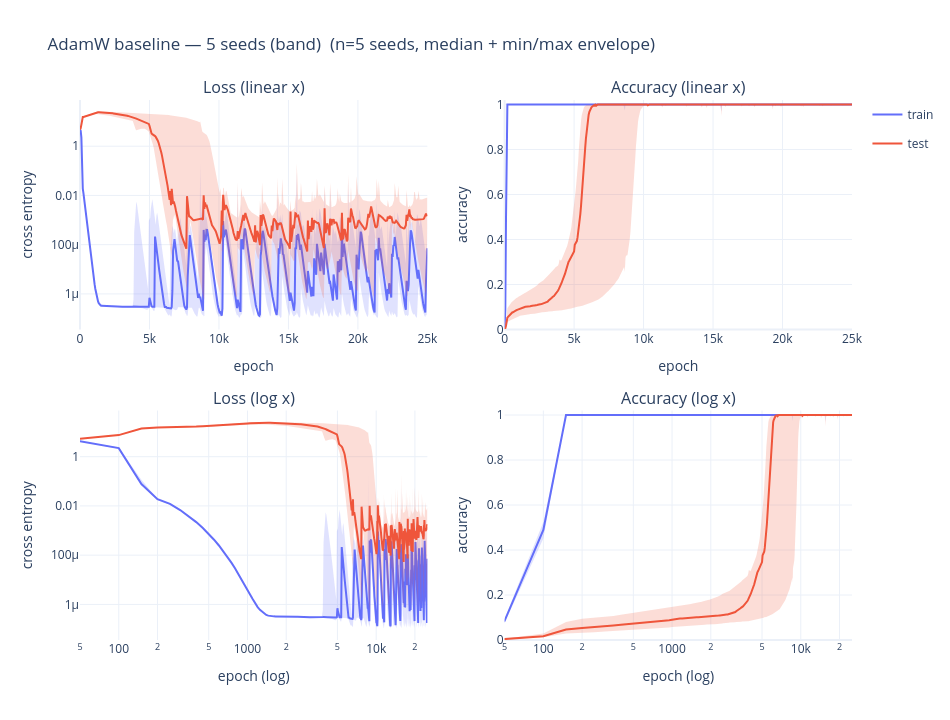

Notebook cell for this chart:
### Code cell
plots.plot_seeds_band(results, title="AdamW baseline — 5 seeds (band)")

### Figure 1 — Plotly figure (JSON) as saved in the notebook; plotly's stock layout.template omitted (floating-point values rounded to 4 significant figures; data arrays with more than 128 entries replaced by an {"elided": "..."} marker saying what was removed)
{"data": [{"fill": "toself", "fillcolor": "rgba(99, 110, 250, 0.2)", "hoverinfo": "skip", "legendgroup": "train", "line": {"width": 0}, "name": "train envelope", "showlegend": false, "type": "scatter", "x": {"elided": "1002 int values"}, "xaxis": "x", "y": {"elided": "1002 float values"}, "yaxis": "y"}, {"legendgroup": "train", "line": {"color": "#636EFA", "width": 2}, "mode": "lines", "name": "train", "showlegend": true, "type": "scatter", "x": {"elided": "501 int values"}, "xaxis": "x", "y": {"elided": "501 float values"}, "yaxis": "y"}, {"fill": "toself", "fillcolor": "rgba(239, 85, 59, 0.2)", "hoverinfo": "skip", "legendgroup": "test", "line": {"width": 0}, "name": "test envelope", "showlegend": false, "type": "scatter", "x": {"elided": "1002 int values"}, "xaxis": "x", "y": {"elided": "1002 float values"}, "yaxis": "y"}, {"legendgroup": "test", "line": {"color": "#EF553B", "width": 2}, "mode": "lines", "name": "test", "showlegend": true, "type": "scatter", "x": {"elided": "501 int values"}, "xaxis": "x", "y": {"elided": "501 float values"}, "yaxis": "y"}, {"fill": "toself", "fillcolor": "rgba(99, 110, 250, 0.2)", "hoverinfo": "skip", "legendgroup": "train", "line": {"width": 0}, "name": "train envelope", "showlegend": false, "type": "scatter", "x": {"elided": "1002 int values"}, "xaxis": "x2", "y": {"elided": "1002 float values"}, "yaxis": "y2"}, {"legendgroup": "train", "line": {"color": "#636EFA", "width": 2}, "mode": "lines", "name": "train", "showlegend": false, "type": "scatter", "x": {"elided": "501 int values"}, "xaxis": "x2", "y": {"elided": "501 float values"}, "yaxis": "y2"}, {"fill": "toself", "fillcolor": "rgba(239, 85, 59, 0.2)", "hoverinfo": "skip", "legendgroup": "test", "line": {"width": 0}, "name": "test envelope", "showlegend": false, "type": "scatter", "x": {"elided": "1002 int values"}, "xaxis": "x2", "y": {"elided": "1002 float values"}, "yaxis": "y2"}, {"legendgroup": "test", "line": {"color": "#EF553B", "width": 2}, "mode": "lines", "name": "test", "showlegend": false, "type": "scatter", "x": {"elided": "501 int values"}, "xaxis": "x2", "y": {"elided": "501 float values"}, "yaxis": "y2"}, {"fill": "toself", "fillcolor": "rgba(99, 110, 250, 0.2)", "hoverinfo": "skip", "legendgroup": "train", "line": {"width": 0}, "name": "train envelope", "showlegend": false, "type": "scatter", "x": {"elided": "1002 int values"}, "xaxis": "x3", "y": {"elided": "1002 float values"}, "yaxis": "y3"}, {"legendgroup": "train", "line": {"color": "#636EFA", "width": 2}, "mode": "lines", "name": "train", "showlegend": false, "type": "scatter", "x": {"elided": "501 int values"}, "xaxis": "x3", "y": {"elided": "501 float values"}, "yaxis": "y3"}, {"fill": "toself", "fillcolor": "rgba(239, 85, 59, 0.2)", "hoverinfo": "skip", "legendgroup": "test", "line": {"width": 0}, "name": "test envelope", "showlegend": false, "type": "scatter", "x": {"elided": "1002 int values"}, "xaxis": "x3", "y": {"elided": "1002 float values"}, "yaxis": "y3"}, {"legendgroup": "test", "line": {"color": "#EF553B", "width": 2}, "mode": "lines", "name": "test", "showlegend": false, "type": "scatter", "x": {"elided": "501 int values"}, "xaxis": "x3", "y": {"elided": "501 float values"}, "yaxis": "y3"}, {"fill": "toself", "fillcolor": "rgba(99, 110, 250, 0.2)", "hoverinfo": "skip", "legendgroup": "train", "line": {"width": 0}, "name": "train envelope", "showlegend": false, "type": "scatter", "x": {"elided": "1002 int values"}, "xaxis": "x4", "y": {"elided": "1002 float values"}, "yaxis": "y4"}, {"legendgroup": "train", "line": {"color": "#636EFA", "width": 2}, "mode": "lines", "name": "train", "showlegend": false, "type": "scatter", "x": {"elided": "501 int values"}, "xaxis": "x4", "y": {"elided": "501 float values"}, "yaxis": "y4"}, {"fill": "toself", "fillcolor": "rgba(239, 85, 59, 0.2)", "hoverinfo": "skip", "legendgroup": "test", "line": {"width": 0}, "name": "test envelope", "showlegend": false, "type": "scatter", "x": {"elided": "1002 int values"}, "xaxis": "x4", "y": {"elided": "1002 float values"}, "yaxis": "y4"}, {"legendgroup": "test", "line": {"color": "#EF553B", "width": 2}, "mode": "lines", "name": "test", "showlegend": false, "type": "scatter", "x": {"elided": "501 int values"}, "xaxis": "x4", "y": {"elided": "501 float values"}, "yaxis": "y4"}], "layout": {"annotations": [{"font": {"size": 16}, "showarrow": false, "text": "Loss (linear x)", "x": 0.225, "xanchor": "center", "xref": "paper", "y": 1, "yanchor": "bottom", "yref": "paper"}, {"font": {"size": 16}, "showarrow": false, "text": "Accuracy (linear x)", "x": 0.775, "xanchor": "center", "xref": "paper", "y": 1, "yanchor": "bottom", "yref": "paper"}, {"font": {"size": 16}, "showarrow": false, "text": "Loss (log x)", "x": 0.225, "xanchor": "center", "xref": "paper", "y": 0.425, "yanchor": "bottom", "yref": "paper"}, {"font": {"size": 16}, "showarrow": false, "text": "Accuracy (log x)", "x": 0.775, "xanchor": "center", "xref": "paper", "y": 0.425, "yanchor": "bottom", "yref": "paper"}], "height": 720, "title": {"text": "AdamW baseline — 5 seeds (band)  (n=5 seeds, median + min/max envelope)"}, "width": 950, "xaxis": {"anchor": "y", "domain": [0, 0.45], "title": {"text": "epoch"}, "type": "linear"}, "xaxis2": {"anchor": "y2", "domain": [0.55, 1], "title": {"text": "epoch"}, "type": "linear"}, "xaxis3": {"anchor": "y3", "domain": [0, 0.45], "title": {"text": "epoch (log)"}, "type": "log"}, "xaxis4": {"anchor": "y4", "domain": [0.55, 1], "title": {"text": "epoch (log)"}, "type": "log"}, "yaxis": {"anchor": "x", "domain": [0.575, 1], "title": {"text": "cross entropy"}, "type": "log"}, "yaxis2": {"anchor": "x2", "domain": [0.575, 1], "range": [0, 1.02], "title": {"text": "accuracy"}}, "yaxis3": {"anchor": "x3", "domain": [0, 0.425], "title": {"text": "cross entropy"}, "type": "log"}, "yaxis4": {"anchor": "x4", "domain": [0, 0.425], "range": [0, 1.02], "title": {"text": "accuracy"}}}}
